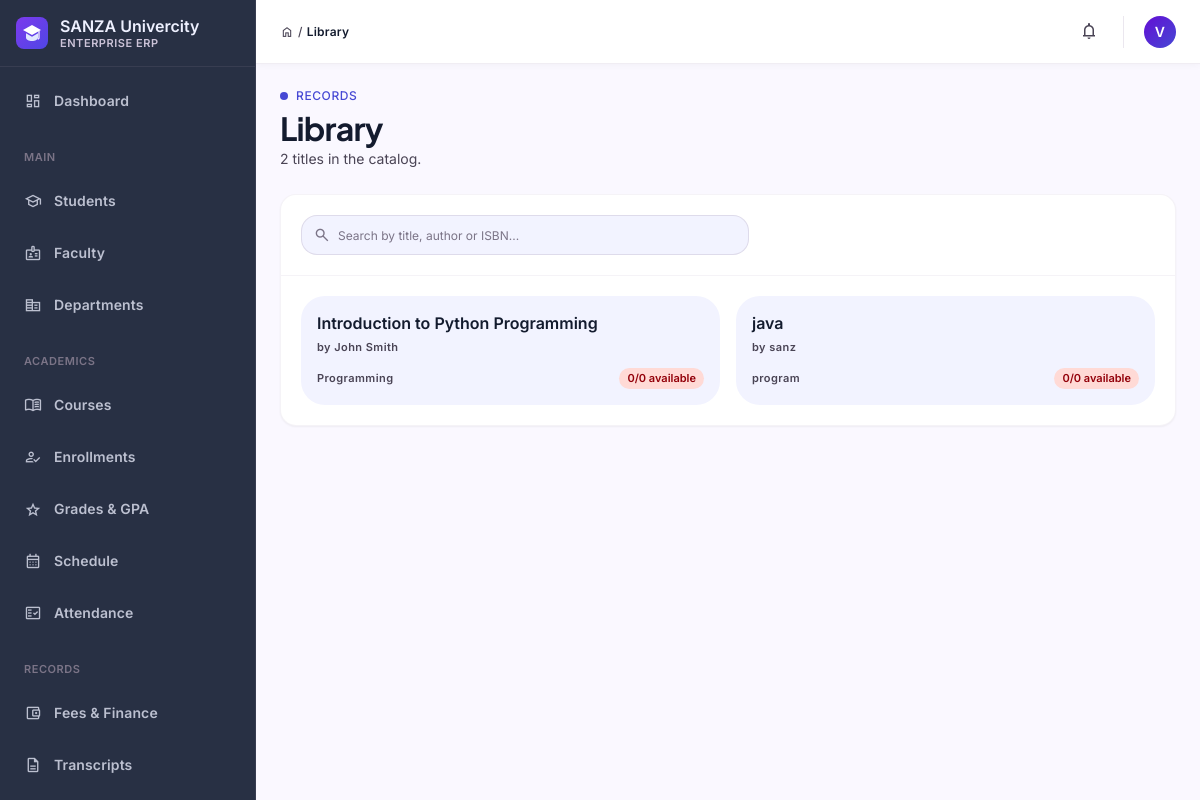
/students/library/ (signed in), run on the app's committed database.
### students/models.py (models this page shows, shortened)
class User(AbstractUser):
    ROLE_CHOICES = (
        ('admin', 'Administrator'),
        ('faculty', 'Faculty/Instructor'),
        ('student', 'Student'),
    )
    role = models.CharField(max_length=20, choices=ROLE_CHOICES, default='student')
    phone = models.CharField(max_length=20, blank=True, null=True)
    department = models.CharField(max_length=100, blank=True, null=True)
    enrollment_year = models.IntegerField(blank=True, null=True)
    class Meta:
        ordering = ['-date_joined']

class Book(models.Model):
    title = models.CharField(max_length=255)
    author = models.CharField(max_length=255)
    isbn = models.CharField(max_length=17, unique=True, verbose_name="ISBN")
    category = models.CharField(max_length=100)
    publisher = models.CharField(max_length=255, blank=True, null=True)
    publication_year = models.IntegerField(blank=True, null=True)
    description = models.TextField(blank=True, null=True)
    created_at = models.DateTimeField(auto_now_add=True)
    @property
    def total_copies(self):
        return self.instances.count()
    @property
    def available_copies(self):
        return self.instances.filter(status='available').count()

### students/views.py (the view)
# urls.py: path('library/', views.library_catalog, name='library_catalog'),
@login_required(login_url='login')
def library_catalog(request):
    q = request.GET.get('q', '')
    if q:
        books = Book.objects.filter(
            Q(title__icontains=q) | Q(author__icontains=q) | Q(isbn__icontains=q)
        ).order_by('title')
    else:
        books = Book.objects.all().order_by('title')
    page = Paginator(books, 12).get_page(request.GET.get('page'))
    active_borrows = BorrowRecord.objects.filter(
        user=request.user,
        status__in=['active', 'overdue']
    ).select_related('book_instance__book')
    total_fines = sum(b.calculate_fine() for b in active_borrows)
    context = {
        'books': page,
        'query': q,
        'active_borrows': active_borrows,
        'total_fines': total_fines,
        'total_books': Book.objects.count()
    }
    return render(request, 'students/library_catalog.html', context)

### students/context_processors.py (called while the page is built)
def nav_context(request):
    unread_notifications = 0
    user = getattr(request, 'user', None)
    if user is not None and user.is_authenticated:
        unread_notifications = Notification.objects.filter(
            recipient=user, is_read=False
        ).count()
    return {
        'nav_unread_notifications': unread_notifications,
    }

### students/templates/students/library_catalog.html (shortened to what this page needs)
{% extends "base.html" %}
{% block breadcrumb %}Library{% endblock %}
{% block content %}
<div class="flex flex-col gap-space-lg">
  <section>
    <div class="flex items-center gap-space-xs text-secondary font-label-md text-label-md tracking-wider uppercase">
      <span class="w-2 h-2 rounded-full bg-secondary"></span> Records
    </div>
    <h1 class="font-headline-lg text-headline-lg text-on-surface tracking-tight mt-1">Library</h1>
    <p class="font-body-md text-body-md text-on-surface-variant">{{ total_books }} titles in the catalog.</p>
  </section>
  <section class="bg-surface-container-lowest rounded-2xl border border-outline-variant/20 shadow-sm overflow-hidden">
    <div class="p-5 border-b border-outline-variant/20">
      <form method="get" class="relative max-w-md">
        <span class="material-symbols-outlined absolute left-3 top-1/2 -translate-y-1/2 text-outline text-lg">search</span>
        <input type="text" name="q" value="{{ query }}" placeholder="Search by title, author or ISBN..." class="w-full h-10 pl-9 pr-3 rounded-lg bg-surface-container-low border border-outline-variant/50 text-on-surface placeholder:text-outline font-body-sm text-body-sm focus:outline-none focus:border-primary focus:ring-4 focus:ring-primary/15"/>
      </form>
    </div>
    {% if books %}
    <div class="grid grid-cols-1 sm:grid-cols-2 xl:grid-cols-3 gap-space-md p-5">
      {% for book in books %}
      <div class="p-4 rounded-xl bg-surface-container-low flex flex-col gap-1.5">
        <p class="font-title-md text-title-md text-on-surface leading-snug">{{ book.title }}</p>
        <p class="font-label-sm text-label-sm text-on-surface-variant">by {{ book.author }}</p>
        <div class="flex items-center justify-between mt-2">
          <span class="font-label-sm text-label-sm text-on-surface-variant">{{ book.category }}</span>
          <span class="px-2 py-0.5 rounded-full font-label-sm text-[11px] font-semibold {% if book.available_copies > 0 %}bg-success-container text-on-success-container{% else %}bg-error-container text-on-error-container{% endif %}">
            {{ book.available_copies }}/{{ book.total_copies }} available
          </span>
        </div>
      </div>
      {% endfor %}
    </div>
    {% else %}
    <div class="py-16 text-center">
      <span class="material-symbols-outlined text-4xl text-outline">local_library</span>
      <p class="font-body-md text-body-md text-on-surface-variant mt-2">No books found{% if query %} for "{{ query }}"{% endif %}.</p>
    </div>
    {% endif %}
  </section>
</div>
{% endblock %}

### students/templates/base.html (shortened to what this page needs)
{% load static %}<!DOCTYPE html>
<html lang="en">
<head>
{% include "partials/_design_tokens.html" %}
</head>
<body class="bg-surface font-body-md text-on-surface antialiased">
<aside id="sidebar" class="fixed left-0 top-0 h-full w-64 bg-inverse-surface border-r border-outline/20 z-50 flex flex-col justify-between overflow-y-auto -translate-x-full lg:translate-x-0 transition-transform duration-200">
  <div class="flex flex-col">
    <div class="flex items-center gap-space-sm px-space-md py-space-md border-b border-outline/20">
      <div class="flex flex-col min-w-0">
        <span class="font-title-md text-title-md text-inverse-on-surface leading-tight truncate">SANZA Univercity</span>
        <span class="font-label-sm text-label-sm text-outline-variant uppercase tracking-wider">Enterprise ERP</span>
      </div>
    </div>
    <nav class="px-space-sm py-space-sm flex flex-col gap-space-xs">
      {% url 'dashboard' as dash_url %}
      <a href="{{ dash_url }}" class="flex items-center gap-space-sm px-space-sm py-2 rounded-xl transition-all {% if request.resolver_match.url_name in 'dashboard,admin_dashboard,faculty_dashboard,student_portal' %}nav-active{% else %}text-inverse-on-surface/75 hover:bg-surface-container-highest/10 hover:text-inverse-on-surface{% endif %}">
        <span class="material-symbols-outlined text-lg">dashboard</span><span class="font-label-lg text-label-lg">Dashboard</span>
      </a>
      {% if user.is_staff or user.is_superuser %}
      <div class="px-space-sm pt-space-sm pb-1"><span class="font-label-sm text-label-sm text-outline uppercase tracking-wider">Main</span></div>
      <a href="{% url 'student_list' %}" class="flex items-center gap-space-sm px-space-sm py-2 rounded-xl transition-all {% if request.resolver_match.url_name == 'student_list' %}nav-active{% else %}text-inverse-on-surface/75 hover:bg-surface-container-highest/10 hover:text-inverse-on-surface{% endif %}"><span class="material-symbols-outlined text-lg">school</span><span class="font-label-lg text-label-lg">Students</span></a>
      <a href="{% url 'faculty_reports_dashboard' %}" class="flex items-center gap-space-sm px-space-sm py-2 rounded-xl transition-all {% if request.resolver_match.url_name in 'faculty_reports_dashboard,faculty_analytics,faculty_performance_compare' %}nav-active{% else %}text-inverse-on-surface/75 hover:bg-surface-container-highest/10 hover:text-inverse-on-surface{% endif %}"><span class="material-symbols-outlined text-lg">badge</span><span class="font-label-lg text-label-lg">Faculty</span></a>
      <a href="{% url 'department_list' %}" class="flex items-center gap-space-sm px-space-sm py-2 rounded-xl transition-all {% if request.resolver_match.url_name == 'department_list' %}nav-active{% else %}text-inverse-on-surface/75 hover:bg-surface-container-highest/10 hover:text-inverse-on-surface{% endif %}"><span class="material-symbols-outlined text-lg">corporate_fare</span><span class="font-label-lg text-label-lg">Departments</span></a>
      {% endif %}
      <div class="px-space-sm pt-space-sm pb-1"><span class="font-label-sm text-label-sm text-outline uppercase tracking-wider">Academics</span></div>
      <a href="{% url 'course_list' %}" class="flex items-center gap-space-sm px-space-sm py-2 rounded-xl transition-all {% if request.resolver_match.url_name in 'course_list,course_analytics' %}nav-active{% else %}text-inverse-on-surface/75 hover:bg-surface-container-highest/10 hover:text-inverse-on-surface{% endif %}"><span class="material-symbols-outlined text-lg">menu_book</span><span class="font-label-lg text-label-lg">Courses</span></a>
      {% if user.is_staff or user.is_superuser %}
      <a href="{% url 'enrollment_list' %}" class="flex items-center gap-space-sm px-space-sm py-2 rounded-xl transition-all {% if request.resolver_match.url_name == 'enrollment_list' %}nav-active{% else %}text-inverse-on-surface/75 hover:bg-surface-container-highest/10 hover:text-inverse-on-surface{% endif %}"><span class="material-symbols-outlined text-lg">how_to_reg</span><span class="font-label-lg text-label-lg">Enrollments</span></a>
      {% endif %}
      <a href="{% url 'grade_list' %}" class="flex items-center gap-space-sm px-space-sm py-2 rounded-xl transition-all {% if request.resolver_match.url_name == 'grade_list' %}nav-active{% else %}text-inverse-on-surface/75 hover:bg-surface-container-highest/10 hover:text-inverse-on-surface{% endif %}"><span class="material-symbols-outlined text-lg">grade</span><span class="font-label-lg text-label-lg">Grades &amp; GPA</span></a>
      <a href="{% url 'schedule_dashboard' %}" class="flex items-center gap-space-sm px-space-sm py-2 rounded-xl transition-all {% if request.resolver_match.url_name == 'schedule_dashboard' %}nav-active{% else %}text-inverse-on-surface/75 hover:bg-surface-container-highest/10 hover:text-inverse-on-surface{% endif %}"><span class="material-symbols-outlined text-lg">calendar_month</span><span class="font-label-lg text-label-lg">Schedule</span></a>
      <a href="{% url 'attendance_list' %}" class="flex items-center gap-space-sm px-space-sm py-2 rounded-xl transition-all {% if request.resolver_match.url_name in 'attendance_list,attendance_record,attendance_update' %}nav-active{% else %}text-inverse-on-surface/75 hover:bg-surface-container-highest/10 hover:text-inverse-on-surface{% endif %}"><span class="material-symbols-outlined text-lg">fact_check</span><span class="font-label-lg text-label-lg">Attendance</span></a>
      <div class="px-space-sm pt-space-sm pb-1"><span class="font-label-sm text-label-sm text-outline uppercase tracking-wider">Records</span></div>
      <a href="{% url 'fee_list' %}" class="flex items-center gap-space-sm px-space-sm py-2 rounded-xl transition-all {% if request.resolver_match.url_name == 'fee_list' %}nav-active{% else %}text-inverse-on-surface/75 hover:bg-surface-container-highest/10 hover:text-inverse-on-surface{% endif %}"><span class="material-symbols-outlined text-lg">account_balance_wallet</span><span class="font-label-lg text-label-lg">Fees &amp; Finance</span></a>
      <a href="{% url 'transcript_list' %}" class="flex items-center gap-space-sm px-space-sm py-2 rounded-xl transition-all {% if request.resolver_match.url_name in 'transcript_list,transcript_detail' %}nav-active{% else %}text-inverse-on-surface/75 hover:bg-surface-container-highest/10 hover:text-inverse-on-surface{% endif %}"><span class="material-symbols-outlined text-lg">description</span><span class="font-label-lg text-label-lg">Transcripts</span></a>
      <a href="{% url 'degree_audit_list' %}" class="flex items-center gap-space-sm px-space-sm py-2 rounded-xl transition-all {% if request.resolver_match.url_name in 'degree_audit_list,degree_audit_detail' %}nav-active{% else %}text-inverse-on-surface/75 hover:bg-surface-container-highest/10 hover:text-inverse-on-surface{% endif %}"><span class="material-symbols-outlined text-lg">checklist</span><span class="font-label-lg text-label-lg">Degree Audit</span></a>
    </nav>
  </div>
</aside>
<div class="lg:pl-64">
  <header class="sticky top-0 h-16 bg-surface-container-lowest border-b border-outline-variant/30 shadow-[0_1px_8px_rgba(0,0,0,0.04)] z-30 flex items-center justify-between px-space-md lg:px-space-lg gap-space-sm">
    <div class="flex items-center gap-space-md flex-1 min-w-0">
      <div class="hidden sm:flex items-center gap-1 text-on-surface-variant font-label-md text-label-md flex-shrink-0">
        <span class="material-symbols-outlined text-sm">home</span><span>/</span>
        <span class="text-on-surface font-semibold">{% block breadcrumb %}Console{% endblock %}</span>
      </div>
    </div>
    <div class="flex items-center gap-space-sm flex-shrink-0">
      {% if user.is_authenticated %}
      <a href="{% url 'notification_list' %}" aria-label="Notifications" class="relative p-2 rounded-lg text-on-surface-variant hover:bg-surface-container-low transition-colors">
        <span class="material-symbols-outlined text-xl">notifications</span>
      </a>
      <div class="flex items-center gap-space-sm pl-1">
        <div class="w-8 h-8 rounded-full bg-gradient-to-br from-primary to-secondary flex items-center justify-center text-on-primary font-label-lg text-label-lg flex-shrink-0">
          {{ user.get_full_name|default:user.username|slice:":1"|upper }}
        </div>
      </div>
      {% else %}
      <a href="{% url 'login' %}" class="px-4 py-2 rounded-xl bg-gradient-to-r from-primary to-secondary text-on-primary font-label-lg text-label-lg">Sign in</a>
      {% endif %}
    </div>
  </header>
  <main class="w-full px-space-md lg:px-space-lg py-space-lg bg-surface-bright min-h-[calc(100vh-4rem)]">
    {% block content %}{% endblock %}
  </main>
</div>
</body>
</html>

### data on the page
User: get_full_name "V"
Book: title "Introduction to Python Programming", author "John Smith", category "Programming", available_copies "0", total_copies "0"
Book: title "java", author "sanz", category "program", available_copies "0", total_copies "0"

### other printed values
{{ total_books }} "2"
